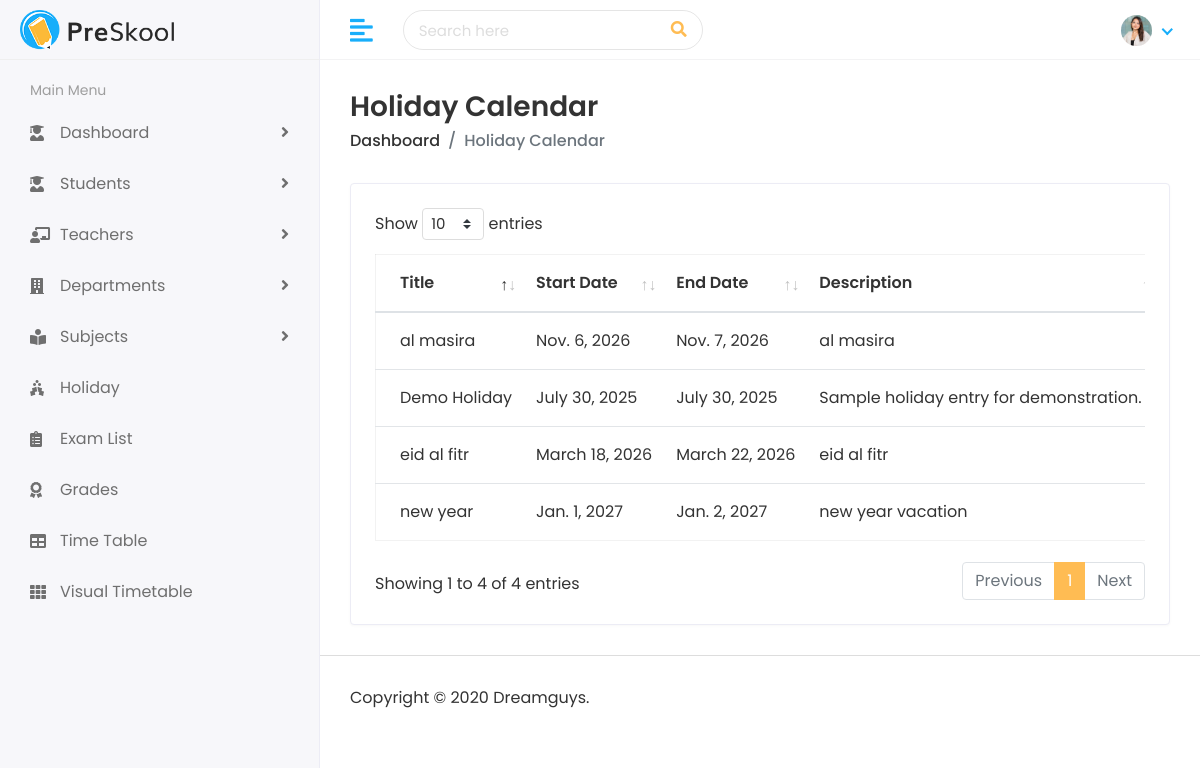
The page /holidays/ (signed in) on the database as committed earlier.
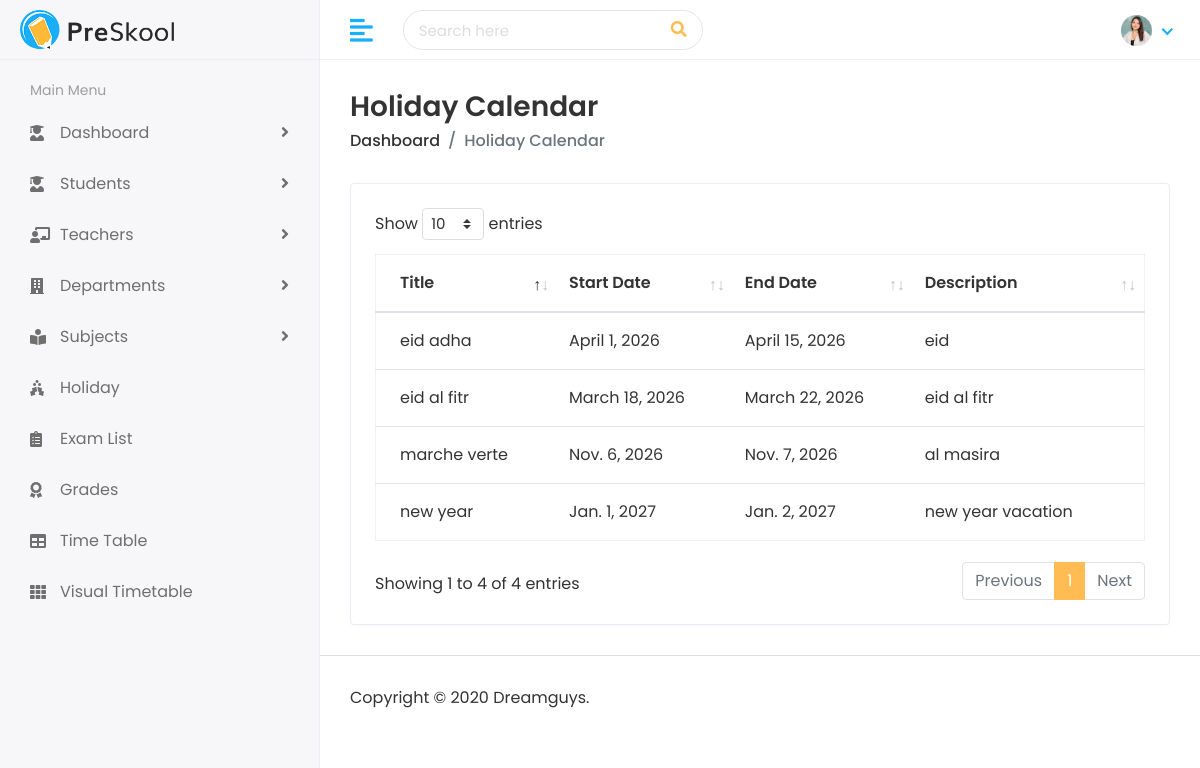
The same page on the database as committed later.
### faculty/models.py (models this page shows, shortened)
class Holiday(models.Model):
    title = models.CharField(max_length=150)
    start_date = models.DateField()
    end_date = models.DateField()
    description = models.TextField(blank=True)
    class Meta:
        ordering = ["start_date", "title"]

### faculty/views.py (the view)
# urls.py: path("holidays/", views.holiday_calendar, name="holiday_calendar"),
@login_required
def holiday_calendar(request):
    holidays = Holiday.objects.all()
    return render(request, "faculty/holiday-calendar.html", {"holidays": holidays})

### home_auth/models.py (called while the page is built)
    @property
    def role(self):
        if self.is_superuser or self.is_admin:
            return "Admin"
        if self.is_teacher:
            return "Teacher"
        if self.is_student:
            return "Student"
        return "User"

### templates/faculty/holiday-calendar.html (shortened to what this page needs)
{% extends 'Home/base.html' %}
{% block page_title %}Holiday Calendar{% endblock %}
{% block breadcrumb_title %}Holiday Calendar{% endblock %}
{% block body %}
<div class="row">
    <div class="col-sm-12">
        <div class="card card-table">
            <div class="card-body">
                <div class="table-responsive">
                    <table class="table table-hover table-center mb-0 datatable">
                        <thead>
                            <tr>
                                <th>Title</th>
                                <th>Start Date</th>
                                <th>End Date</th>
                                <th>Description</th>
                            </tr>
                        </thead>
                        <tbody>
                            {% for holiday in holidays %}
                                <tr>
                                    <td>{{ holiday.title }}</td>
                                    <td>{{ holiday.start_date }}</td>
                                    <td>{{ holiday.end_date }}</td>
                                    <td>{{ holiday.description|default:"No description provided." }}</td>
                                </tr>
                            {% empty %}
                                <tr><td colspan="{% if request.user.is_admin or request.user.is_superuser %}5{% else %}4{% endif %}">No holidays available.</td></tr>
                            {% endfor %}
                        </tbody>
                    </table>
                </div>
            </div>
        </div>
    </div>
</div>
{% endblock %}

Rows that differ between the two databases and show on the page:
removed Holiday: title "Demo Holiday", start_date "July 30, 2025", end_date "July 30, 2025", description "Sample holiday entry for demonstration."
added Holiday: title "eid adha", start_date "April 1, 2026", end_date "April 15, 2026", description "eid"
changed Holiday "al masira": title "al masira" → "marche verte"
